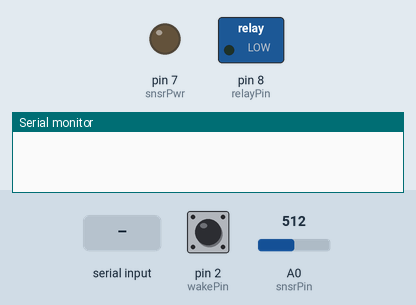
Recording of a sketch running on a simulated Arduino Uno, built for the host (arithmetic inside an expression is 32-bit, double 64-bit). Shown: switched loads named in the sketch (green lamp = pin HIGH), output pins drawn as LEDs (lit = HIGH), the last lines printed to the serial monitor. The test bench sets the inputs (shaded band); at power-on: pin 2 (wakePin) HIGH, A0 (snsrPin) = 512.

Above: at 1.2 s.
1.3 s: "R" received over Serial
At 1.37 s:
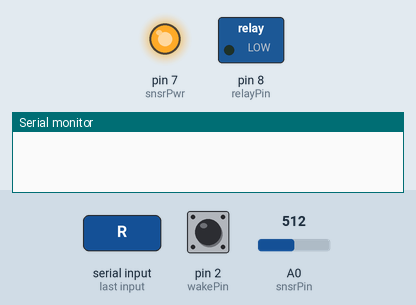
2.9 s: "P" received over Serial
At 4.1 s:
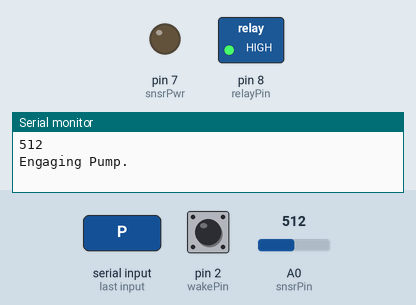
4.4 s: "R" received over Serial
At 4.53 s:
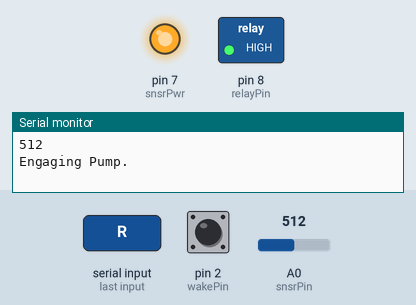
Timing chart, 0 to 7.4 s (numbered marks = the images above; inputs shaded):
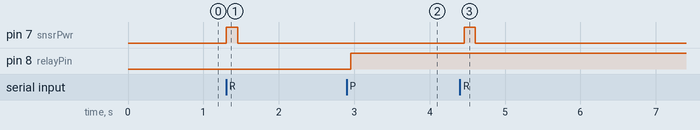

Measured:
- after the input at 1.3 s, pin 7 (snsrPwr): LOW → HIGH at once, → LOW 0.15 s later
- after the input at 2.9 s, pin 8 (relayPin): LOW → HIGH after 0.05 s
- after the input at 4.4 s, pin 7 (snsrPwr): LOW → HIGH after 0.06 s, → LOW 0.15 s later

The sketch:

Soil_moisture_full.ino
```cpp
#include <avr/sleep.h>

// Pin declarations
int wakePin = 2;
int sleepStatus = 0;
int snsrPwr = 7;
int snsrPin = A0;
int relayPin = 8;
bool PUMP_ENGAGE = false;

// Here we're going to impliment some smoothing to make sure that the readings are accurate
const int numRead = 5;


// Code to be called on wakeup
void wakeup(){
  //Could put some stuff here?
}


//Setup
void setup(){
  pinMode(wakePin,INPUT);
  pinMode(snsrPwr, OUTPUT);
  digitalWrite(snsrPwr, LOW);
  pinMode(relayPin,OUTPUT);
  digitalWrite(relayPin,LOW);
  Serial.begin(9600);
  // attach the interrupt pin and set the condition for wakeup
  attachInterrupt(0, wakeup, LOW);
}

//This is the function that controls the sleep and shutdown
void naptime()
{
  set_sleep_mode(SLEEP_MODE_PWR_DOWN);
  sleep_enable();
  attachInterrupt(0,wakeup,LOW);
 //enter sleep
  sleep_mode();
  // As a saftey, the first thing to do after exiting sleep mode is
  // disable sleep bit, and detach interrupt pin
  sleep_disable();
  detachInterrupt(0);
}

void snsrRead()
{
 int total = 0;
 int avg = 0;
 digitalWrite(snsrPwr,HIGH);
 delay(100);

 for (int i =0 ; i < numRead; i++){
   total = total + analogRead(snsrPin);
   delay(10);
 }
 digitalWrite(snsrPwr, LOW);
 avg = total/numRead;

 Serial.println(avg);
}

void pump_switch(){
 if(PUMP_ENGAGE==false){
  PUMP_ENGAGE = true;
  Serial.println("Engaging Pump.");
  digitalWrite(relayPin,HIGH);
}
 else{
    PUMP_ENGAGE=false;
    Serial.println("Disengaging Pump.");
    digitalWrite(relayPin,LOW);
}

}

void loop(){
  if(Serial.available()){
    int val = Serial.read();
    if (val == 'S'){
	//make sure everything is off for sleep mode
    	digitalWrite(relayPin,LOW);
	digitalWrite(snsrPwr,LOW);
        Serial.println("Entering Sleep Mode");
        delay(1000);
        naptime();

    }
    else if(val == 'W'){
      Serial.println("Woke");

    }
    else if(val == 'R'){
      snsrRead();
    }
    else if(val == 'P'){
      pump_switch();
    }
  }

  delay(100);


}
```
